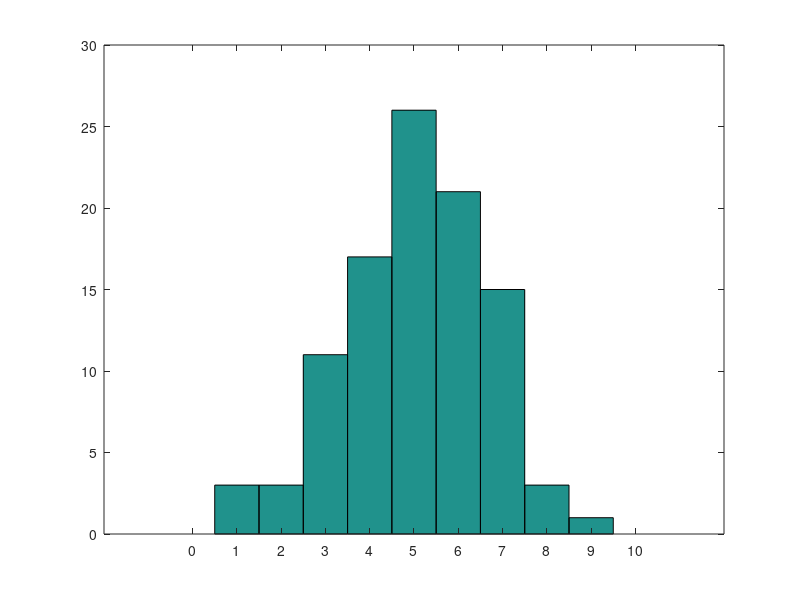

Write MATLAB code to recreate this figure.
j1 = round(rand());
j2 = round(rand());

j1 + j2

nt = 100;
nj = 10;

soma=zeros(nt,1);

for t = 1:nt;
  for k = 1:nj;
    soma (t,1) = soma(t,1) + round (rand());
  endfor
 endfor

 hist(soma,0:nj)

